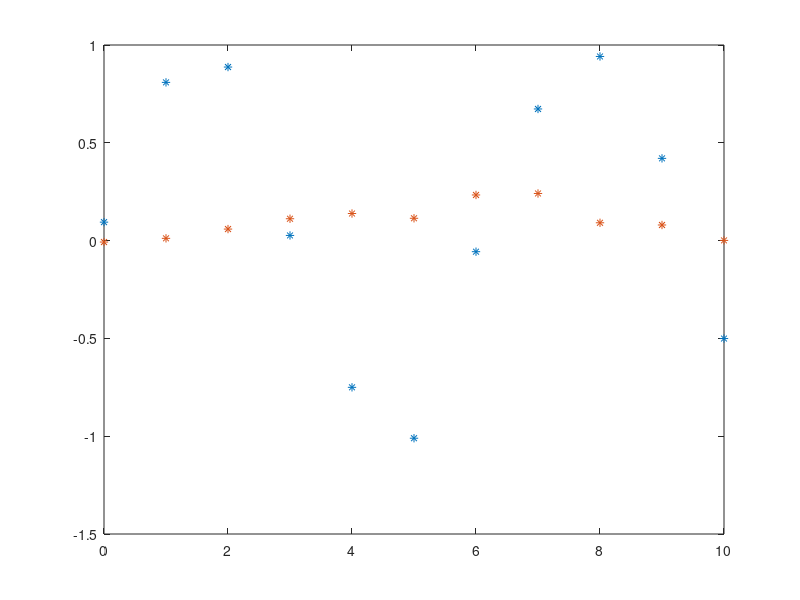

Recreate this plot in MATLAB. (Note: this script raises an error after producing the figure.)
% Testing 3 synchrony metrics (Pearson, Kendall rank, Spearman) with 2 timeseries 

clear all
close all

T=10;
sg=0.1;

% Series 1
dt1=1;
t1=0:dt1:T;

%x1=t1+sg*randn(1,length(t1));
x1=sin(t1)+sg*randn(1,length(t1));

% Series 2
dt2=1;
t2=0:dt2:T;

x2=0.01*t2+sg*randn(1,length(t2));
%x2=0.9*sin(t2)+sg*randn(1,length(t2));

% Plot
plot(t1,x1,'*');
hold 'on'
plot(t2,x2,'*');
hold 'off'

% Syncrony metrics
cm=cov([x1; x2]');
vr=(sum(sum(cm))-sum(diag(cm)))/sum(diag(cm));

cp=corr(x1',x2','Type','Pearson');
ck=corr(x1',x2','Type','Kendall');
cs=corr(x1',x2','Type','Spearman');

fprintf("Variance ratio is %f\n Pearson correlation is %f\n Kendall rank correlation is %f\n Spearman rank correlation is %f\n",vr,cp,ck,cs);
